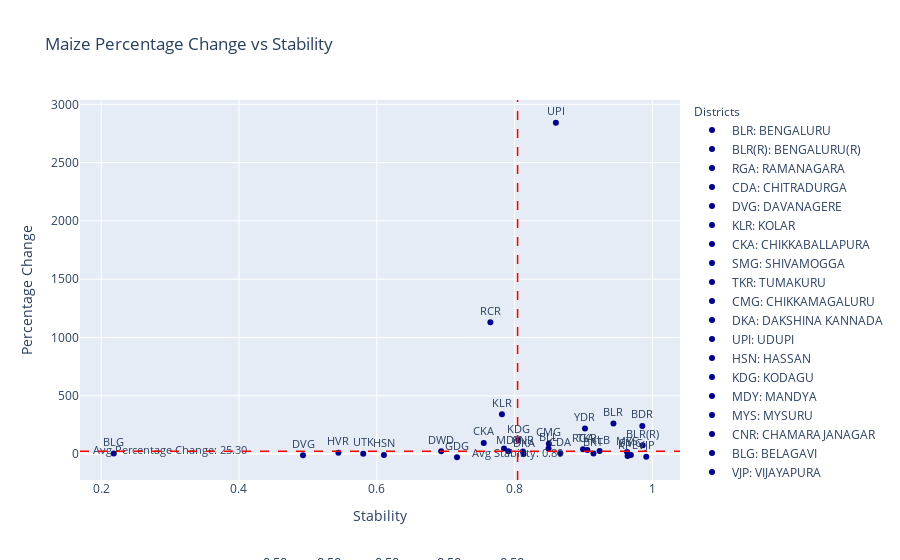
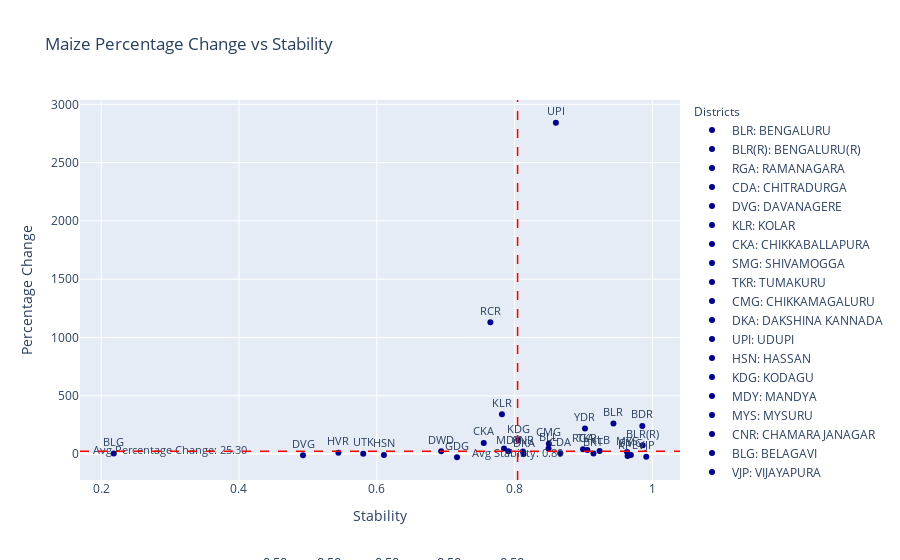

Notebook source saved alongside these figures, in order:
### Code cell
import pandas as pd
import plotly.express as px
import ipywidgets as widgets
from ipywidgets import interact
from IPython.display import clear_output
import plotly.graph_objects as go

def update_plot(alpha1, alpha2, alpha3, alpha4, alpha5):
    
    tolerance = 1e-5 
    filtered_df = viz_df[
        (viz_df['Sensitivity_SowingSeedsDistributed_Maize_320'].between(alpha1 - tolerance, alpha1 + tolerance)) &
        (viz_df['Sensitivity_LivestockCensus_2012_Cattle_354'].between(alpha2 - tolerance, alpha2 + tolerance)) &
        (viz_df['Sensitivity_AreaUnderCereals_Maize_193'].between(alpha3 - tolerance, alpha3 + tolerance)) & 
        (viz_df['Sensitivity_TotalNPK_315'].between(alpha4 - tolerance, alpha4 + tolerance)) &
        (viz_df['Sensitivity_NetAreaIrrigatedUnderDifferentSources_TubeWells_NetIrrigatedArea_182'].between(alpha5 - tolerance, alpha5 + tolerance))
    ]

    # Create a scatter plot with filtered data
    fig = px.scatter(filtered_df, x='Stability_Values', y='Percentage Change', title='Maize Percentage Change vs Stability',
                     labels={'Percentage Change': 'Percentage Change', 'Stability_Values': 'Stability'},
                     text='Abbreviation', opacity=1, color_discrete_sequence=['darkblue'])

    fig.update_traces(textposition='top center', textfont=dict(size=11))

    # Update layout to add annotations and legends
    fig.update_layout(
        annotations=[
            dict(
                x=0.5,
                y=-0.25,
                showarrow=False,
                text=f'α<sub>MS</sub>: {alpha1:.2f}, α<sub>LV</sub>: {alpha2:.2f}, α<sub>AM</sub>: {alpha3:.2f}, α<sub>NPK</sub>: {alpha4:.2f}, α<sub>TBW</sub>: {alpha5:.2f}',
                xref="paper",
                yref="paper",
                font=dict(size=13)
            )
        ],
        legend_title_text='Districts',
        legend_title=dict(font=dict(size=12)),
    )

    # Adding custom legends with abbreviations and full forms
    legend_labels = [{'Abbreviation': abb, 'Full Form': full_form} 
                     for abb, full_form in zip(filtered_df['Abbreviation'].unique(), filtered_df['District'].unique())]

    for label in legend_labels:
        fig.add_trace(go.Scatter(
            x=[None],
            y=[None],
            mode='markers',
            marker=dict(color='darkblue'),
            name=f"{label['Abbreviation']}: {label['Full Form']}"
        ))

    # Adding average lines for stability and percentage change
    avg_stability = filtered_df['Stability_Values'].mean()
    avg_precent = filtered_df['Percentage Change'].median()

    fig.add_shape(
        type='line',
        x0=avg_stability, y0=0, x1=avg_stability, y1=1,
        line=dict(color='red', width=1.5, dash='dash'),
        yref='paper'
    )

    fig.add_shape(
        type='line',
        x0=0, y0=avg_precent, x1=1, y1=avg_precent,
        line=dict(color='red', width=1.5, dash='dash'),
        xref='paper'
    )

    # Add annotations for average values
    fig.add_trace(go.Scatter(
        x=[avg_stability],
        y=[-0.07],
        text=[f'Avg Stability: {avg_stability:.2f}'],
        mode="text",
        showlegend=False,
        textfont=dict(size=10.7)
    ))

    fig.add_trace(go.Scatter(
        x=[0.3],
        y=[avg_precent-0.04],
        text=[f'Avg Percentage Change: {avg_precent:.2f}'],
        mode="text",
        showlegend=False,
        textfont=dict(size=10.7)
    ))

    clear_output()

    display(fig)

# Creating sliders for interaction
alpha1_slider = widgets.FloatSlider(value=0.5, min=0, max=1, step=0.1, description='αMS:')
alpha2_slider = widgets.FloatSlider(value=0.5, min=0, max=1, step=0.1, description='αLV:')
alpha3_slider = widgets.FloatSlider(value=0.5, min=0, max=1, step=0.1, description='αAM:')
alpha4_slider = widgets.FloatSlider(value=0.5, min=0, max=1, step=0.1, description='αNPK:')
alpha5_slider = widgets.FloatSlider(value=0.5, min=0, max=1, step=0.1, description='αTBW:')

# Creating interactive plot
interactive_plot = interact(update_plot, alpha1=alpha1_slider, alpha2=alpha2_slider, alpha3=alpha3_slider, alpha4=alpha4_slider, alpha5=alpha5_slider)

# Create update button to trigger plot update
update_button = widgets.Button(description="Update Plot")
update_button.on_click(lambda _: update_plot(alpha1_slider.value, alpha2_slider.value, alpha3_slider.value, alpha4_slider.value, alpha5_slider.value))

# Display the button and sliders
widgets.HBox([update_button, alpha1_slider, alpha2_slider, alpha3_slider, alpha4_slider, alpha5_slider])

### Figure 1 — Plotly figure (JSON) as saved in the notebook; plotly's stock layout.template omitted (floating-point values rounded to 4 significant figures)
{"data": [{"hovertemplate": "Stability=%{x}<br>Percentage Change=%{y}<br>Abbreviation=%{text}<extra></extra>", "legendgroup": "", "marker": {"color": "darkblue", "opacity": 1, "symbol": "circle"}, "mode": "markers+text", "name": "", "orientation": "v", "showlegend": false, "text": ["BLR", "BLR(R)", "RGA", "CDA", "DVG", "KLR", "CKA", "SMG", "TKR", "CMG", "DKA", "UPI", "HSN", "KDG", "MDY", "MYS", "CNR", "BLG", "VJP", "BKT", "DWD", "GDG", "HVR", "UTK", "BLL", "BDR", "KLB", "YDR", "RCR", "KPL", null], "textfont": {"size": 11}, "textposition": "top center", "type": "scatter", "x": [0.9435, 0.986, 0.8994, 0.8665, 0.4929, 0.7817, 0.7553, 0.9689, 0.9057, 0.8498, 0.8131, 0.86, 0.6104, 0.8055, 0.7909, 0.9633, 0.8122, 0.2182, 0.9912, 0.9146, 0.6935, 0.7165, 0.5443, 0.5803, 0.8494, 0.9855, 0.9235, 0.9022, 0.7649, 0.9641, 0.7847], "xaxis": "x", "y": [261.7, 75.36, 42.68, 7.353, -9.01, 341.6, 96.01, -7.144, 35.79, 88.34, 0, 2842.0, -7.293, 120.0, 24.27, 17.28, 22.38, 6.122, -21.84, 4.662, 25.3, -26.94, 11.92, 3.081, 47.5, 241.4, 25.75, 218.9, 1131.0, -16.97, 47.5], "yaxis": "y"}, {"marker": {"color": "darkblue"}, "mode": "markers", "name": "BLR: BENGALURU", "type": "scatter", "x": [null], "y": [null]}, {"marker": {"color": "darkblue"}, "mode": "markers", "name": "BLR(R): BENGALURU(R)", "type": "scatter", "x": [null], "y": [null]}, {"marker": {"color": "darkblue"}, "mode": "markers", "name": "RGA: RAMANAGARA", "type": "scatter", "x": [null], "y": [null]}, {"marker": {"color": "darkblue"}, "mode": "markers", "name": "CDA: CHITRADURGA", "type": "scatter", "x": [null], "y": [null]}, {"marker": {"color": "darkblue"}, "mode": "markers", "name": "DVG: DAVANAGERE", "type": "scatter", "x": [null], "y": [null]}, {"marker": {"color": "darkblue"}, "mode": "markers", "name": "KLR: KOLAR", "type": "scatter", "x": [null], "y": [null]}, {"marker": {"color": "darkblue"}, "mode": "markers", "name": "CKA: CHIKKABALLAPURA", "type": "scatter", "x": [null], "y": [null]}, {"marker": {"color": "darkblue"}, "mode": "markers", "name": "SMG: SHIVAMOGGA", "type": "scatter", "x": [null], "y": [null]}, {"marker": {"color": "darkblue"}, "mode": "markers", "name": "TKR: TUMAKURU", "type": "scatter", "x": [null], "y": [null]}, {"marker": {"color": "darkblue"}, "mode": "markers", "name": "CMG: CHIKKAMAGALURU", "type": "scatter", "x": [null], "y": [null]}, {"marker": {"color": "darkblue"}, "mode": "markers", "name": "DKA: DAKSHINA KANNADA", "type": "scatter", "x": [null], "y": [null]}, {"marker": {"color": "darkblue"}, "mode": "markers", "name": "UPI: UDUPI", "type": "scatter", "x": [null], "y": [null]}, {"marker": {"color": "darkblue"}, "mode": "markers", "name": "HSN: HASSAN", "type": "scatter", "x": [null], "y": [null]}, {"marker": {"color": "darkblue"}, "mode": "markers", "name": "KDG: KODAGU", "type": "scatter", "x": [null], "y": [null]}, {"marker": {"color": "darkblue"}, "mode": "markers", "name": "MDY: MANDYA", "type": "scatter", "x": [null], "y": [null]}, {"marker": {"color": "darkblue"}, "mode": "markers", "name": "MYS: MYSURU", "type": "scatter", "x": [null], "y": [null]}, {"marker": {"color": "darkblue"}, "mode": "markers", "name": "CNR: CHAMARAJANAGAR", "type": "scatter", "x": [null], "y": [null]}, {"marker": {"color": "darkblue"}, "mode": "markers", "name": "BLG: BELAGAVI", "type": "scatter", "x": [null], "y": [null]}, {"marker": {"color": "darkblue"}, "mode": "markers", "name": "VJP: VIJAYAPURA", "type": "scatter", "x": [null], "y": [null]}, {"marker": {"color": "darkblue"}, "mode": "markers", "name": "BKT: BAGALKOT", "type": "scatter", "x": [null], "y": [null]}, {"marker": {"color": "darkblue"}, "mode": "markers", "name": "DWD: DHARAWAD", "type": "scatter", "x": [null], "y": [null]}, {"marker": {"color": "darkblue"}, "mode": "markers", "name": "GDG: GADAG", "type": "scatter", "x": [null], "y": [null]}, {"marker": {"color": "darkblue"}, "mode": "markers", "name": "HVR: HAVERI", "type": "scatter", "x": [null], "y": [null]}, {"marker": {"color": "darkblue"}, "mode": "markers", "name": "UTK: UTTARA KANNADA", "type": "scatter", "x": [null], "y": [null]}, {"marker": {"color": "darkblue"}, "mode": "markers", "name": "BLL: BALLARI", "type": "scatter", "x": [null], "y": [null]}, {"marker": {"color": "darkblue"}, "mode": "markers", "name": "BDR: BIDAR", "type": "scatter", "x": [null], "y": [null]}, {"marker": {"color": "darkblue"}, "mode": "markers", "name": "KLB: KALABURAGI", "type": "scatter", "x": [null], "y": [null]}, {"marker": {"color": "darkblue"}, "mode": "markers", "name": "YDR: YADGIRI", "type": "scatter", "x": [null], "y": [null]}, {"marker": {"color": "darkblue"}, "mode": "markers", "name": "RCR: RAICHUR", "type": "scatter", "x": [null], "y": [null]}, {"marker": {"color": "darkblue"}, "mode": "markers", "name": "KPL: KOPPAL", "type": "scatter", "x": [null], "y": [null]}, {"marker": {"color": "darkblue"}, "mode": "markers", "name": "nan: VIJAYANAGARA", "type": "scatter", "x": [null], "y": [null]}, {"mode": "text", "showlegend": false, "text": ["Avg Stability: 0.80"], "textfont": {"size": 10.7}, "type": "scatter", "x": [0.8044], "y": [-0.07]}, {"mode": "text", "showlegend": false, "text": ["Avg Percentage Change: 25.30"], "textfont": {"size": 10.7}, "type": "scatter", "x": [0.3], "y": [25.26]}], "layout": {"annotations": [{"font": {"size": 13}, "showarrow": false, "text": "α<sub>MS</sub>: 0.50, α<sub>LV</sub>: 0.50, α<sub>AM</sub>: 0.50, α<sub>NPK</sub>: 0.50, α<sub>TBW</sub>: 0.50", "x": 0.5, "xref": "paper", "y": -0.25, "yref": "paper"}], "legend": {"title": {"font": {"size": 12}, "text": "Districts"}, "tracegroupgap": 0}, "shapes": [{"line": {"color": "red", "dash": "dash", "width": 1.5}, "type": "line", "x0": 0.8044, "x1": 0.8044, "y0": 0, "y1": 1, "yref": "paper"}, {"line": {"color": "red", "dash": "dash", "width": 1.5}, "type": "line", "x0": 0, "x1": 1, "xref": "paper", "y0": 25.3, "y1": 25.3}], "title": {"text": "Maize Percentage Change vs Stability"}, "xaxis": {"anchor": "y", "domain": [0, 1], "title": {"text": "Stability"}}, "yaxis": {"anchor": "x", "domain": [0, 1], "title": {"text": "Percentage Change"}}}}

### Figure 2 — Plotly figure (JSON) as saved in the notebook; plotly's stock layout.template omitted (floating-point values rounded to 4 significant figures)
{"data": [{"hovertemplate": "Stability=%{x}<br>Percentage Change=%{y}<br>Abbreviation=%{text}<extra></extra>", "legendgroup": "", "marker": {"color": "darkblue", "opacity": 1, "symbol": "circle"}, "mode": "markers+text", "name": "", "orientation": "v", "showlegend": false, "text": ["BLR", "BLR(R)", "RGA", "CDA", "DVG", "KLR", "CKA", "SMG", "TKR", "CMG", "DKA", "UPI", "HSN", "KDG", "MDY", "MYS", "CNR", "BLG", "VJP", "BKT", "DWD", "GDG", "HVR", "UTK", "BLL", "BDR", "KLB", "YDR", "RCR", "KPL", null], "textfont": {"size": 11}, "textposition": "top center", "type": "scatter", "x": [0.9435, 0.986, 0.8994, 0.8665, 0.4929, 0.7817, 0.7553, 0.9689, 0.9057, 0.8498, 0.8131, 0.86, 0.6104, 0.8055, 0.7909, 0.9633, 0.8122, 0.2182, 0.9912, 0.9146, 0.6935, 0.7165, 0.5443, 0.5803, 0.8494, 0.9855, 0.9235, 0.9022, 0.7649, 0.9641, 0.7847], "xaxis": "x", "y": [261.7, 75.36, 42.68, 7.353, -9.01, 341.6, 96.01, -7.144, 35.79, 88.34, 0, 2842.0, -7.293, 120.0, 24.27, 17.28, 22.38, 6.122, -21.84, 4.662, 25.3, -26.94, 11.92, 3.081, 47.5, 241.4, 25.75, 218.9, 1131.0, -16.97, 47.5], "yaxis": "y"}, {"marker": {"color": "darkblue"}, "mode": "markers", "name": "BLR: BENGALURU", "type": "scatter", "x": [null], "y": [null]}, {"marker": {"color": "darkblue"}, "mode": "markers", "name": "BLR(R): BENGALURU(R)", "type": "scatter", "x": [null], "y": [null]}, {"marker": {"color": "darkblue"}, "mode": "markers", "name": "RGA: RAMANAGARA", "type": "scatter", "x": [null], "y": [null]}, {"marker": {"color": "darkblue"}, "mode": "markers", "name": "CDA: CHITRADURGA", "type": "scatter", "x": [null], "y": [null]}, {"marker": {"color": "darkblue"}, "mode": "markers", "name": "DVG: DAVANAGERE", "type": "scatter", "x": [null], "y": [null]}, {"marker": {"color": "darkblue"}, "mode": "markers", "name": "KLR: KOLAR", "type": "scatter", "x": [null], "y": [null]}, {"marker": {"color": "darkblue"}, "mode": "markers", "name": "CKA: CHIKKABALLAPURA", "type": "scatter", "x": [null], "y": [null]}, {"marker": {"color": "darkblue"}, "mode": "markers", "name": "SMG: SHIVAMOGGA", "type": "scatter", "x": [null], "y": [null]}, {"marker": {"color": "darkblue"}, "mode": "markers", "name": "TKR: TUMAKURU", "type": "scatter", "x": [null], "y": [null]}, {"marker": {"color": "darkblue"}, "mode": "markers", "name": "CMG: CHIKKAMAGALURU", "type": "scatter", "x": [null], "y": [null]}, {"marker": {"color": "darkblue"}, "mode": "markers", "name": "DKA: DAKSHINA KANNADA", "type": "scatter", "x": [null], "y": [null]}, {"marker": {"color": "darkblue"}, "mode": "markers", "name": "UPI: UDUPI", "type": "scatter", "x": [null], "y": [null]}, {"marker": {"color": "darkblue"}, "mode": "markers", "name": "HSN: HASSAN", "type": "scatter", "x": [null], "y": [null]}, {"marker": {"color": "darkblue"}, "mode": "markers", "name": "KDG: KODAGU", "type": "scatter", "x": [null], "y": [null]}, {"marker": {"color": "darkblue"}, "mode": "markers", "name": "MDY: MANDYA", "type": "scatter", "x": [null], "y": [null]}, {"marker": {"color": "darkblue"}, "mode": "markers", "name": "MYS: MYSURU", "type": "scatter", "x": [null], "y": [null]}, {"marker": {"color": "darkblue"}, "mode": "markers", "name": "CNR: CHAMARAJANAGAR", "type": "scatter", "x": [null], "y": [null]}, {"marker": {"color": "darkblue"}, "mode": "markers", "name": "BLG: BELAGAVI", "type": "scatter", "x": [null], "y": [null]}, {"marker": {"color": "darkblue"}, "mode": "markers", "name": "VJP: VIJAYAPURA", "type": "scatter", "x": [null], "y": [null]}, {"marker": {"color": "darkblue"}, "mode": "markers", "name": "BKT: BAGALKOT", "type": "scatter", "x": [null], "y": [null]}, {"marker": {"color": "darkblue"}, "mode": "markers", "name": "DWD: DHARAWAD", "type": "scatter", "x": [null], "y": [null]}, {"marker": {"color": "darkblue"}, "mode": "markers", "name": "GDG: GADAG", "type": "scatter", "x": [null], "y": [null]}, {"marker": {"color": "darkblue"}, "mode": "markers", "name": "HVR: HAVERI", "type": "scatter", "x": [null], "y": [null]}, {"marker": {"color": "darkblue"}, "mode": "markers", "name": "UTK: UTTARA KANNADA", "type": "scatter", "x": [null], "y": [null]}, {"marker": {"color": "darkblue"}, "mode": "markers", "name": "BLL: BALLARI", "type": "scatter", "x": [null], "y": [null]}, {"marker": {"color": "darkblue"}, "mode": "markers", "name": "BDR: BIDAR", "type": "scatter", "x": [null], "y": [null]}, {"marker": {"color": "darkblue"}, "mode": "markers", "name": "KLB: KALABURAGI", "type": "scatter", "x": [null], "y": [null]}, {"marker": {"color": "darkblue"}, "mode": "markers", "name": "YDR: YADGIRI", "type": "scatter", "x": [null], "y": [null]}, {"marker": {"color": "darkblue"}, "mode": "markers", "name": "RCR: RAICHUR", "type": "scatter", "x": [null], "y": [null]}, {"marker": {"color": "darkblue"}, "mode": "markers", "name": "KPL: KOPPAL", "type": "scatter", "x": [null], "y": [null]}, {"marker": {"color": "darkblue"}, "mode": "markers", "name": "nan: VIJAYANAGARA", "type": "scatter", "x": [null], "y": [null]}, {"mode": "text", "showlegend": false, "text": ["Avg Stability: 0.80"], "textfont": {"size": 10.7}, "type": "scatter", "x": [0.8044], "y": [-0.07]}, {"mode": "text", "showlegend": false, "text": ["Avg Percentage Change: 25.30"], "textfont": {"size": 10.7}, "type": "scatter", "x": [0.3], "y": [25.26]}], "layout": {"annotations": [{"font": {"size": 13}, "showarrow": false, "text": "α<sub>MS</sub>: 0.50, α<sub>LV</sub>: 0.50, α<sub>AM</sub>: 0.50, α<sub>NPK</sub>: 0.50, α<sub>TBW</sub>: 0.50", "x": 0.5, "xref": "paper", "y": -0.25, "yref": "paper"}], "legend": {"title": {"font": {"size": 12}, "text": "Districts"}, "tracegroupgap": 0}, "shapes": [{"line": {"color": "red", "dash": "dash", "width": 1.5}, "type": "line", "x0": 0.8044, "x1": 0.8044, "y0": 0, "y1": 1, "yref": "paper"}, {"line": {"color": "red", "dash": "dash", "width": 1.5}, "type": "line", "x0": 0, "x1": 1, "xref": "paper", "y0": 25.3, "y1": 25.3}], "title": {"text": "Maize Percentage Change vs Stability"}, "xaxis": {"anchor": "y", "domain": [0, 1], "title": {"text": "Stability"}}, "yaxis": {"anchor": "x", "domain": [0, 1], "title": {"text": "Percentage Change"}}}}
